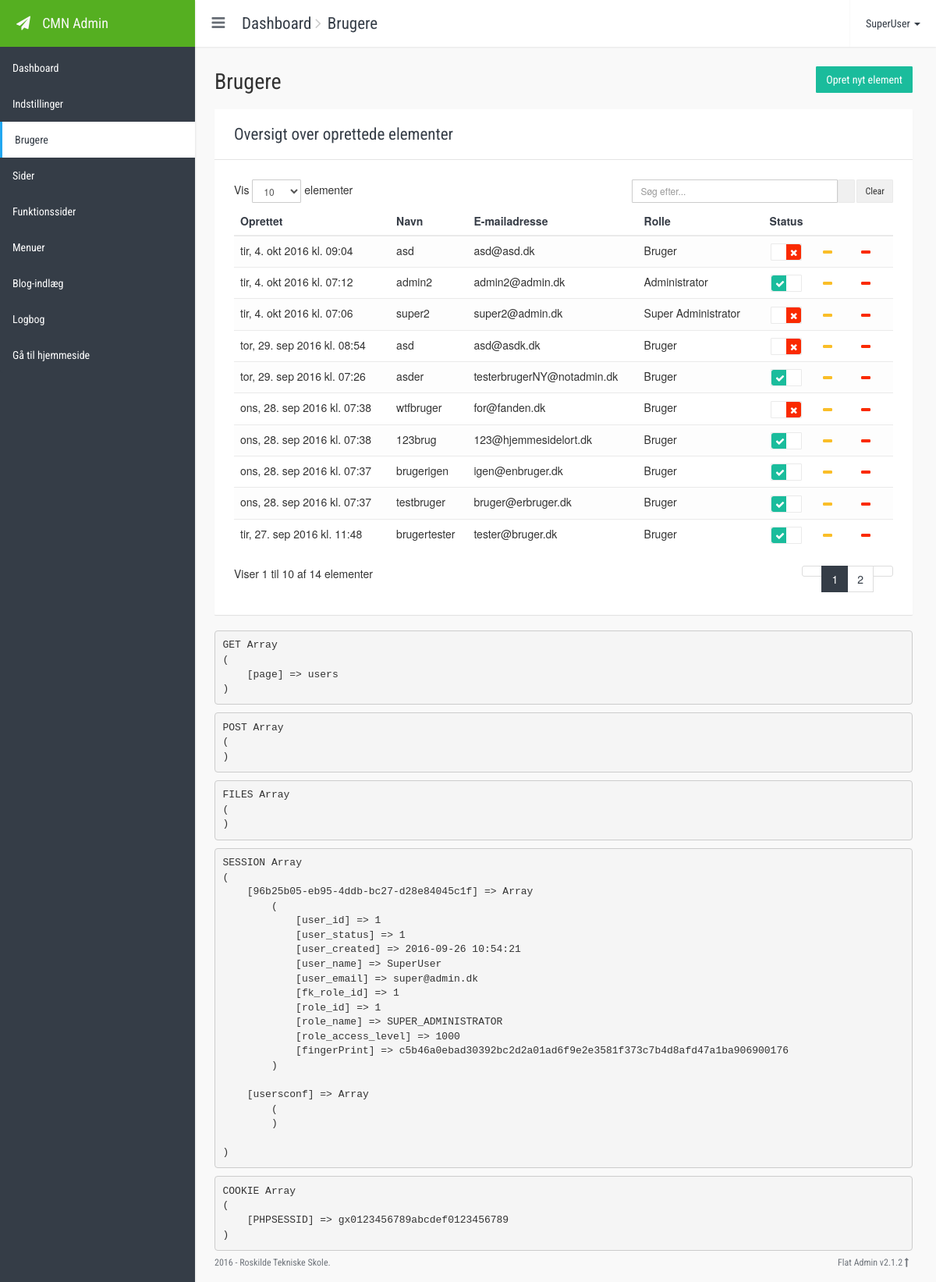
Page /cmk-cms/index.php?page=users (signed in) on the committed database.
### tables this page shows
CREATE TABLE IF NOT EXISTS `users` (
  `user_id` mediumint(8) unsigned NOT NULL AUTO_INCREMENT,
  `user_status` tinyint(1) unsigned NOT NULL DEFAULT '1' COMMENT '0=Disabled, 1=Enabled',
  `user_created` timestamp NOT NULL DEFAULT CURRENT_TIMESTAMP,
  `user_name` varchar(100) NOT NULL,
  `user_email` varchar(100) NOT NULL,
  `user_password` varchar(255) NOT NULL,
  `fk_role_id` tinyint(3) unsigned NOT NULL DEFAULT '4',
  PRIMARY KEY (`user_id`),
  KEY `fk_role_id` (`fk_role_id`)
);

CREATE TABLE IF NOT EXISTS `roles` (
  `role_id` tinyint(3) unsigned NOT NULL AUTO_INCREMENT,
  `role_name` varchar(25) NOT NULL,
  `role_access_level` smallint(5) unsigned NOT NULL,
  PRIMARY KEY (`role_id`)
);

### cmk-cms/config.php (called while the page is built, shortened)
<?php
$include_path = 'includes/';
include $include_path.'classes/db_conf.php';
include $include_path.'classes/login_class.php';
include $include_path.'classes/events.php';
$DB=new DB();
$userClass=new User();
$user=$userClass->getUser();
require $include_path . 'functions.php';
$timeStamp=FORMATTED_TIME;
$icons =
[
	'caret-down'	=> '<i class="fa fa-caret-down fa-fw" aria-hidden="true"></i>',
	'check'			=> '<i class="fa fa-check fa-fw" aria-hidden="true"></i>',
	'create'		=> '<i class="fa fa-plus fa-fw" aria-hidden="true"></i>',
	'edit'			=> '<i class="fa fa-pencil fa-fw" aria-hidden="true"></i>',
	'external-link'	=> '<i class="fa fa-external-link fa-fw" aria-hidden="true"></i>',
	'delete'		=> '<i class="fa fa-trash-o fa-fw" aria-hidden="true"></i>',
	'save'			=> '<i class="fa fa-floppy-o fa-fw" aria-hidden="true"></i>',
	'search'		=> '<i class="fa fa-search fa-fw" aria-hidden="true"></i>',
	'preview'		=> '<i class="fa fa-eye fa-fw" aria-hidden="true"></i>',
	'times'			=> '<i class="fa fa-times fa-fw" aria-hidden="true"></i>',
	'dashboard'		=> '<i class="fa fa-dashboard fa-fw" aria-hidden="true"></i>',
	'warning'		=> '<i class="fa fa-exclamation-triangle fa-fw" aria-hidden="true"></i>',
	'users'			=> '<i class="fa fa fa-users fa-fw" aria-hidden="true"></i>',
	'files'			=> '<i class="fa fa-files-o fa-fw" aria-hidden="true"></i>',
	'file-text'		=> '<i class="fa fa-file-text-o fa-fw" aria-hidden="true"></i>',
	'puzzle'		=> '<i class="fa fa-puzzle-piece fa-fw" aria-hidden="true"></i>',
	'sitemap'		=> '<i class="fa fa-sitemap fa-fw" aria-hidden="true"></i>',
	'comment'		=> '<i class="fa fa-comment fa-fw" aria-hidden="true"></i>',
	'comments'		=> '<i class="fa fa-comments-o fa-fw" aria-hidden="true"></i>',
	'sign-in'		=> '<i class="fa fa-sign-in fa-fw" aria-hidden="true"></i>',
	'sign-out'		=> '<i class="fa fa-sign-out fa-fw" aria-hidden="true"></i>',
	'sort'			=> '<i class="fa fa-sort fa-fw sortable-handle" aria-hidden="true"></i>',
	'sort-asc'		=> '<i class="fa fa-sort-amount-asc fa-fw" aria-hidden="true"></i>',
	'sort-desc'		=> '<i class="fa fa-sort-amount-desc fa-fw" aria-hidden="true"></i>',
	'user'			=> '<i class="fa fa-user fa-fw" aria-hidden="true"></i>',
	'previous'		=> '<i class="fa fa-angle-left fa-fw" aria-hidden="true"></i>',
	'next'			=> '<i class="fa fa-angle-right fa-fw" aria-hidden="true"></i>',
	'history'		=> '<i class="fa fa-history fa-fw" aria-hidden="true"></i>',
	'settings'		=> '<i class="fa fa-cog fa-fw" aria-hidden="true"></i>',
	'link'			=> '<i class="fa fa-link fa-fw" aria-hidden="true"></i>'
];
$buttons =
[
	'save'		=> 'btn btn-success',
	'create'	=> 'btn btn-success',
	'edit'		=> 'btn btn-warning btn-xs',
	'delete'	=> 'btn btn-danger btn-xs',
	'primary'	=> 'btn btn-primary',
	'default'	=> 'btn btn-default'
];
$show_pages_length=[
    '1'=>1,
    '2'=>2,
    '3'=>3,
    '10'=>10,
    '25'=>25,
    '50'=>50,
    '100'=>100,
];

### cmk-cms/includes/classes/db_conf.php (called while the page is built, shortened)
<?php
    class DB{
        private $h = "localhost";
        private $u = "root";
        private $p = "";
        private $d = "hfp2_nco_cms";
        protected $conn;
        public $countrows=true;
        function __construct(){
            $this->conn = new mysqli($this->h, $this->u, $this->p, $this->d);
            $this->conn->set_charset("utf8");
            $this->conn->query("SET lc_time_names='da_DK';");
        }
        function find($table,$obj = null){
            $parameters = array();
            if($obj){
                if(isset($obj['join'])){
                    foreach ($obj['join'] as $k=>$v) {
                        $parameters[] 	= $v['type'] . " JOIN " . $v['table'] . " ON " . $v['cond'];
                    }
                }
                if(isset($obj['cond']))  $parameters[] = "WHERE " . $obj['cond'];
            }
            $fields = $obj && isset($obj['fields']) ? $obj['fields'] : '*';
            $queryDefault="SELECT " . $fields . " FROM " . $table;
            $query=$queryDefault;
            if(count($parameters) > 0)
                $query .= " " . join(" ",$parameters);
            $result = $this->conn->query($query);
            $this->row_totals=$result->num_rows;
            if($this->countrows && $obj){
                if(isset($obj['order'])) $parameters[] = "ORDER BY " . $obj['order'];
                if(isset($obj['limit'])) $parameters[] = "LIMIT " . $obj['limit'];
                if(count($parameters) > 0)
                    $query = $queryDefault." " . join(" ",$parameters);
                $result = $this->conn->query($query);
                $this->row_totals_second=$result->num_rows;
            }
            $r2=array();
            if(!$result){
                query_error($this->conn->error,$query,__LINE__,__FILE__);
            }else if($result->num_rows > 0){
                while ($row = $result->fetch_assoc()) {
                    $r2[]=$row;
                }
            }
            return $r2;
        }
    }
?>

### cmk-cms/includes/classes/login_class.php (called while the page is built, shortened)
<?php
class User extends DB{
    private $user;
    private $user_key="96b25b05-eb95-4ddb-bc27-d28e84045c1f";
    function getUser(){
        return $this->user;
    }
    private function get_user_from_session() {
        $this->user = $_SESSION[$this->user_key];
    }
}
?>

### cmk-cms/view/users.php (the view, shortened to what this page needs)
<?php
$page_length = isset($_SESSION[$view_file.'conf']['page_length'])	? intval($_SESSION[$view_file.'conf']['page_length'])	: DEFAULT_PAGE_LENGTH;
$page_no 	 = isset($_SESSION[$view_file.'conf']['page_no'])		? $_SESSION[$view_file.'conf']['page_no']	: 1;
$sort_by	 = isset($_SESSION[$view_file.'conf']['sort_by'])		? $_SESSION[$view_file.'conf']['sort_by']	: 'created';
$order 		 = isset($_SESSION[$view_file.'conf']['order'])		? $_SESSION[$view_file.'conf']['order']	: 'desc';
$search 	 = isset($_SESSION[$view_file.'conf']['search'])		? $_SESSION[$view_file.'conf']['search']	: '';
$icon_created		= $icon_name = $icon_email = $icon_role = $icon_status = '';
if ($order  == 'desc')
{
	$new_order	= 'asc';
	$icon		= $icons['sort-desc'];
}
else
{
	$new_order	= 'desc';
	$icon		= $icons['sort-asc'];
}
switch($sort_by)
{
	case 'created':
		$icon_created	= $icon;
		$sorting="user_created ".$order;
		break;
}
?>
<div class="page-title">
	<a class="<?php echo $buttons['create'] ?> pull-right" href="index.php?page=user-create" data-page="user-create"><?php echo $icons['create'] . CREATE_ITEM ?></a>
	<span class="title">
		<?php
		echo $view_files[$view_file]['icon'] . ' ' . $view_files[$view_file]['title']
		?>
	</span>
</div>
<div class="card">
	<div class="card-header">
		<div class="card-title">
			<div class="title"><?php echo OVERVIEW_TABLE_HEADER ?></div>
		</div>
	</div>
	<div class="card-body">
		<div class="row">
			<div class="col-md-4">
				<form class="form-inline" data-page="<?php echo $view_file; ?>">
					<label class="font-weight-300">
						Vis
						<select class="form-control input-sm" name="page-length" data-change="submit-form">
							<?php foreach($show_pages_length as $k=>$v){?>
							<option value="<?php echo $k?>" <?php echo $page_length == $k ? "selected" : "" ?>><?php echo $v?></option>
							<?php }?>
						</select>
						elementer
					</label>
				</form>
			</div>
			<div class="col-md-5 col-md-offset-3 text-right">
				<form data-page="<?php echo $view_file; ?>">
					<div class="input-group input-group-sm">
						<input type="search" name="search" id="search" class="form-control" placeholder="<?php echo PLACEHOLDER_SEARCH ?>" value="<?php if($search) echo  $search;?>">
						<span class="input-group-btn">
							<button class="btn btn-default" type="submit"><?php echo $icons['search'] ?></button>
						</span>
						<span class="input-group-btn"></span>
						<span class="input-group-btn">
							<button class="btn btn-default" type="submit" name="clear" id="clear" value="search">Clear</button>
						</span>
					</div>
				</form>
			</div>
		</div>
		<div class="table-responsive">
			<table class="table table-hover table-striped">
				<thead>
				<tr>
					<th>
						<a href="index.php?page=<?php echo $view_file; ?>&sort-by=created&order=<?php echo $new_order ?>" data-page="<?php echo $view_file; ?>" data-params="sort-by=created&order=<?php echo $new_order ?>" title="<?php echo SORT_BY_THIS_COLUMN ?>"><?php echo $icon_created . CREATED ?></a>
					</th>
					<th>
						<a href="index.php?page=<?php echo $view_file; ?>&sort-by=name&order=<?php echo $new_order ?>" data-page="<?php echo $view_file; ?>" data-params="sort-by=name&order=<?php echo $new_order ?>" title="<?php echo SORT_BY_THIS_COLUMN ?>"><?php echo $icon_name . NAME ?></a>
					</th>
					<th>
						<a href="index.php?page=<?php echo $view_file; ?>&sort-by=email&order=<?php echo $new_order ?>" data-page="<?php echo $view_file; ?>" data-params="sort-by=email&order=<?php echo $new_order ?>" title="<?php echo SORT_BY_THIS_COLUMN ?>"><?php echo $icon_email . EMAIL ?></a>
					</th>
					<th>
						<a href="index.php?page=<?php echo $view_file; ?>&sort-by=role&order=<?php echo $new_order ?>" data-page="<?php echo $view_file; ?>" data-params="sort-by=role&order=<?php echo $new_order ?>" title="<?php echo SORT_BY_THIS_COLUMN ?>"><?php echo $icon_role . ROLE ?></a>
					</th>
					<th class="toggle">
						<a href="index.php?page=<?php echo $view_file; ?>&sort-by=status&order=<?php echo $new_order ?>" data-page="<?php echo $view_file; ?>" data-params="sort-by=status&order=<?php echo $new_order ?>" title="<?php echo SORT_BY_THIS_COLUMN ?>"><?php echo $icon_status . STATUS ?></a>
					</th>
					<th class="icon"></th>
					<th class="icon"></th>
				</tr>
				</thead>
				<tbody>
				<?php
					$offset=$page_length*($page_no-1);
					$sql_options=array(
						'fields'=>'user_id,user_status,DATE_FORMAT(user_created,"'.$timeStamp.'") AS created,user_name,user_email,role_name,role_access_level',
						'order'=> $sorting,
						'limit'=> $page_length . " OFFSET " . $offset,
						'join'=>array(
							array('type'=>'INNER','table'=>'roles','cond'=>'fk_role_id=role_id'))
					);
					$ar=[];
					$ar[] ="role_access_level<=".$user['role_access_level'];
					$sql_options['cond']=join(' AND ',$ar);
					$result=$DB->find('users',$sql_options);
					$items_total = $DB->row_totals;
					$items_current_total = $DB->row_totals_second;
					foreach($result as $v){
				?>
				<tr>
					<td><?php echo $v['created']; ?></td>
					<td><?php echo $v['user_name']; ?></td>
					<td><?php echo $v['user_email']; ?></td>
					<td><?php echo constant($v['role_name']); ?></td>
					<td class="toggle">
					</td>
					<td class="icon">
						<?php if($v['user_id'] == $user['user_id'] || $v['role_access_level']<$user['role_access_level']  || $user['role_access_level']==1000){?>
						<a class="<?php echo $buttons['edit'] ?>" href="index.php?page=user-edit&id=<?php echo $v['user_id']; ?>" data-page="user-edit" data-params="id=<?php echo $v['user_id']; ?>" data-type="<?php echo $view_file; ?>" title="<?php echo EDIT_ITEM ?>"><?php echo $icons['edit'] ?></a>
						<?php }?>
					</td>
					<td class="icon">
						<?php if(($v['user_id'] != $user['user_id'] && ($v['role_access_level']<$user['role_access_level'])  || $user['role_access_level']==1000)){?>
						<a class="<?php echo $buttons['delete'] ?>" <?php if($v['user_id']!=1){?>data-toggle="confirmation" href="index.php?page=<?php echo $view_file; ?>&id=<?php echo $v['user_id']; ?>&delete" data-page="<?php echo $view_file; ?>" data-params="id=<?php echo $v['user_id']; ?>&delete" title="<?php echo DELETE_ITEM ?>" <?php } echo $v['user_id']== 1 ? "disabled" : "";?>><?php echo $icons['delete'] ?></a>
						<?php }?>
					</td>
				</tr>
				<?php }?>
				</tbody>
			</table>
		</div>
		<div class="row">
			<div class="col-md-3">
				<?php echo sprintf(SHOWING_ITEMS_AMOUNT, ($items_current_total == 0 ? 0 : $offset+1) , $offset+$items_current_total, $items_total) ?>
			</div>
			<div class="col-md-9 text-right">
			</div>
		</div>
	</div>
</div>
<?php
if (DEVELOPER_STATUS) { show_developer_info(); }

### cmk-cms/css/style.css (style rules this page uses)
html { height: 100%; }
body { padding-top: 0; height: 100%; position: relative; }
* { outline: none; }
a { text-decoration: none; }
.font-weight-300 { font-weight: 300; }
.page-title { font-family: 'Roboto Condensed', sans-serif; margin-left: -10px; margin-right: -10px; padding: 15px 10px; margin-bottom: 0px; height: auto; }
.page-title .title { font-size: 2em; }
.card { background-color: #FFF; border-radius: 1px; overflow: hidden; position: relative; }
.card .card-body { padding: 25px; }
.card .card-header .card-title { padding: 1.2em 25px; float: left; }
.card .card-header .card-title .title { font-family: 'Roboto Condensed', sans-serif; font-size: 1.5em; text-decoration: none; }
.card .card-header:after { content: ''; display: block; clear: both; }
.btn { border-radius: 1px; border-width: 1px; font-family: 'Roboto Condensed', sans-serif; }
.btn-group-lg > .btn, .btn-group-lg > .btn-lg, .input-group-sm>.input-group-btn>.btn { border-radius: 1px; }
.form-control, .input-group-sm>.form-control { border-radius: 1px; box-shadow: none; }
th.icon, td.icon { width: 49px; }
th.toggle, td.toggle { text-align: center; width: 78px; }

### cmk-cms/css/themes/flat-new.css (style rules this page uses)
.flat-blue { background-color: #F9F9F9; }
.flat-blue a { color: #363c46; }
.flat-blue .card { box-shadow: 0 1px 1px rgba(0, 0, 0, 0.1); border: 0px solid #E4E4E4; }
.flat-blue .card .card-header { border-bottom: 1px solid #E4E4E4; }
.flat-blue .card .card-header .title { color: #353d47; }
.flat-blue .btn.btn-default { background-color: #F0F0F0; border-color: #EAEAEA; }
.flat-blue .btn.btn-success, .bootstrap-switch .bootstrap-switch-handle-on.bootstrap-switch-success { background-color: #1ABC9C; color: #FFF; border-color: #1ABC9C; }
.flat-blue .btn.btn-warning { background-color: #FABE28; color: #FFF; border-color: #FABE28; }
.flat-blue .btn.btn-danger, .bootstrap-switch .bootstrap-switch-handle-off.bootstrap-switch-danger { background-color: #FA2A00; color: #FFF; border-color: #FA2A00; }
.flat-blue .table > tbody > tr > td, .flat-blue .table > tbody > tr > th, .flat-blue .table > tfoot > tr > td, .flat-blue .table > tfoot > tr > th { border-color: #EAEAEA; }
.flat-blue .table > thead > tr > th { border-color: #EAEAEA; }
.flat-blue .table.table-striped > tbody > tr:nth-of-type(odd) { background-color: #FDFDFD; }

### rows in the picture
users: created "tir, 4. okt 2016 kl. 09:04", user_name "asd", user_email "asd@asd.dk", fk_role.role_name "Bruger"
users: created "tir, 4. okt 2016 kl. 07:12", user_name "admin2", user_email "admin2@admin.dk", fk_role.role_name "Administrator"
users: created "tir, 4. okt 2016 kl. 07:06", user_name "super2", user_email "super2@admin.dk", fk_role.role_name "Super Administrator"
users: created "tor, 29. sep 2016 kl. 08:54", user_name "asd", user_email "asd@asdk.dk", fk_role.role_name "Bruger"
users: created "tor, 29. sep 2016 kl. 07:26", user_name "asder", user_email "testerbrugerNY@notadmin.dk", fk_role.role_name "Bruger"
users: created "ons, 28. sep 2016 kl. 07:38", user_name "wtfbruger", user_email "for@fanden.dk", fk_role.role_name "Bruger"
users: created "ons, 28. sep 2016 kl. 07:38", user_name "123brug", user_email "123@hjemmesidelort.dk", fk_role.role_name "Bruger"
users: created "ons, 28. sep 2016 kl. 07:37", user_name "brugerigen", user_email "igen@enbruger.dk", fk_role.role_name "Bruger"
users: created "ons, 28. sep 2016 kl. 07:37", user_name "testbruger", user_email "bruger@erbruger.dk", fk_role.role_name "Bruger"
users: created "tir, 27. sep 2016 kl. 11:48", user_name "brugertester", user_email "tester@bruger.dk", fk_role.role_name "Bruger"

### other values in the picture
$view_files['index']['title'] "Dashboard"
$view_files['users']['title'] "Brugere"
$user['user_name'] "SuperUser"
$details['title'] "Dashboard"
$details['title'] "Indstillinger"
$details['title'] "Brugere"
$details['title'] "Sider"
$details['title'] "Funktionssider"
$details['title'] "Menuer"
$details['title'] "Blog-indlæg"
$details['title'] "Logbog"
GO_TO_SITE "Gå til hjemmeside"
CREATE_ITEM "Opret nyt element"
$view_files[$view_file]['title'] "Brugere"
OVERVIEW_TABLE_HEADER "Oversigt over oprettede elementer"
